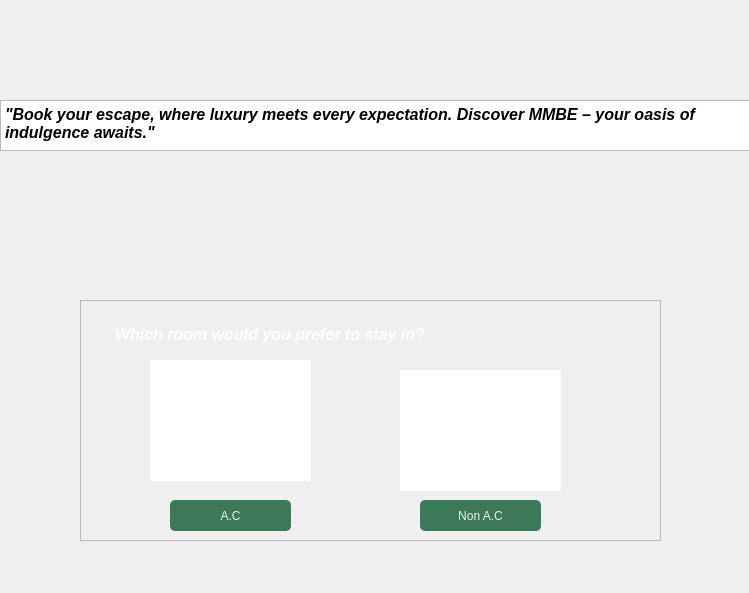
<?xml version="1.0" encoding="UTF-8"?>
<ui version="4.0">
 <class>Dialog</class>
 <widget class="QDialog" name="Dialog">
  <property name="geometry">
   <rect>
    <x>0</x>
    <y>0</y>
    <width>749</width>
    <height>593</height>
   </rect>
  </property>
  <property name="windowTitle">
   <string>Dialog</string>
  </property>
  <widget class="QLabel" name="label">
   <property name="geometry">
    <rect>
     <x>-4</x>
     <y>-8</y>
     <width>761</width>
     <height>601</height>
    </rect>
   </property>
   <property name="text">
    <string/>
   </property>
   <property name="pixmap">
    <pixmap>guest2.png</pixmap>
   </property>
   <property name="scaledContents">
    <bool>true</bool>
   </property>
  </widget>
  <widget class="QFrame" name="frame">
   <property name="geometry">
    <rect>
     <x>80</x>
     <y>300</y>
     <width>581</width>
     <height>241</height>
    </rect>
   </property>
   <property name="frameShape">
    <enum>QFrame::StyledPanel</enum>
   </property>
   <property name="frameShadow">
    <enum>QFrame::Raised</enum>
   </property>
   <widget class="QLabel" name="label_2">
    <property name="geometry">
     <rect>
      <x>70</x>
      <y>60</y>
      <width>161</width>
      <height>121</height>
     </rect>
    </property>
    <property name="styleSheet">
     <string notr="true">background-color:rgb(255, 255, 255);
border: 3px solid white;
</string>
    </property>
    <property name="text">
     <string/>
    </property>
    <property name="pixmap">
     <pixmap>ac.webp</pixmap>
    </property>
    <property name="scaledContents">
     <bool>true</bool>
    </property>
   </widget>
   <widget class="QTextBrowser" name="textBrowser">
    <property name="geometry">
     <rect>
      <x>30</x>
      <y>20</y>
      <width>371</width>
      <height>31</height>
     </rect>
    </property>
    <property name="styleSheet">
     <string notr="true">font-weight: bold;
color:white;
background-color: rgba(255, 255, 255, 0);
border: 1px solid rgba(255, 255, 255, 0);
font: 75 14pt &quot;Script MT Bold&quot;;
font: 75 16pt &quot;Script MT Bold&quot;;

</string>
    </property>
    <property name="html">
     <string>&lt;!DOCTYPE HTML PUBLIC &quot;-//W3C//DTD HTML 4.0//EN&quot; &quot;http://www.w3.org/TR/REC-html40/strict.dtd&quot;&gt;
&lt;html&gt;&lt;head&gt;&lt;meta name=&quot;qrichtext&quot; content=&quot;1&quot; /&gt;&lt;style type=&quot;text/css&quot;&gt;
p, li { white-space: pre-wrap; }
&lt;/style&gt;&lt;/head&gt;&lt;body style=&quot; font-family:'Script MT Bold'; font-size:16pt; font-weight:72; font-style:normal;&quot;&gt;
&lt;p align=&quot;justify&quot; style=&quot; margin-top:0px; margin-bottom:0px; margin-left:0px; margin-right:0px; -qt-block-indent:0; text-indent:0px;&quot;&gt;&lt;span style=&quot; font-family:'MS Shell Dlg 2'; font-size:12pt; font-weight:600; font-style:italic;&quot;&gt;Which room would you prefer to stay in?&lt;/span&gt;&lt;/p&gt;&lt;/body&gt;&lt;/html&gt;</string>
    </property>
   </widget>
   <widget class="QLabel" name="label_3">
    <property name="geometry">
     <rect>
      <x>320</x>
      <y>70</y>
      <width>161</width>
      <height>121</height>
     </rect>
    </property>
    <property name="styleSheet">
     <string notr="true">background-color:rgb(255, 255, 255);
border: 3px solid white;
</string>
    </property>
    <property name="text">
     <string/>
    </property>
    <property name="pixmap">
     <pixmap>non ac.jpeg</pixmap>
    </property>
    <property name="scaledContents">
     <bool>true</bool>
    </property>
   </widget>
   <widget class="QPushButton" name="acButton">
    <property name="geometry">
     <rect>
      <x>90</x>
      <y>200</y>
      <width>121</width>
      <height>31</height>
     </rect>
    </property>
    <property name="styleSheet">
     <string notr="true">border-radius: 5px;
font: 75 12pt &quot;Segoe Print&quot;;
background-color: rgb(60, 121, 89);
color: rgb(240, 240, 240);</string>
    </property>
    <property name="text">
     <string>A.C</string>
    </property>
   </widget>
   <widget class="QPushButton" name="nonacButton">
    <property name="geometry">
     <rect>
      <x>340</x>
      <y>200</y>
      <width>121</width>
      <height>31</height>
     </rect>
    </property>
    <property name="styleSheet">
     <string notr="true">border-radius: 5px;
font: 75 12pt &quot;Segoe Print&quot;;
background-color: rgb(60, 121, 89);
color: rgb(240, 240, 240);</string>
    </property>
    <property name="text">
     <string>Non A.C</string>
    </property>
   </widget>
  </widget>
  <widget class="QTextBrowser" name="textBrowser_2">
   <property name="geometry">
    <rect>
     <x>0</x>
     <y>100</y>
     <width>751</width>
     <height>51</height>
    </rect>
   </property>
   <property name="html">
    <string>&lt;!DOCTYPE HTML PUBLIC &quot;-//W3C//DTD HTML 4.0//EN&quot; &quot;http://www.w3.org/TR/REC-html40/strict.dtd&quot;&gt;
&lt;html&gt;&lt;head&gt;&lt;meta name=&quot;qrichtext&quot; content=&quot;1&quot; /&gt;&lt;style type=&quot;text/css&quot;&gt;
p, li { white-space: pre-wrap; }
&lt;/style&gt;&lt;/head&gt;&lt;body style=&quot; font-family:'MS Shell Dlg 2'; font-size:8.25pt; font-weight:400; font-style:normal;&quot;&gt;
&lt;p style=&quot; margin-top:0px; margin-bottom:0px; margin-left:0px; margin-right:0px; -qt-block-indent:0; text-indent:0px;&quot;&gt;&lt;span style=&quot; font-size:12pt; font-weight:600; font-style:italic;&quot;&gt;&amp;quot;Book your escape, where luxury meets every expectation. Discover MMBE – your oasis of indulgence awaits.&amp;quot;&lt;/span&gt;&lt;/p&gt;&lt;/body&gt;&lt;/html&gt;</string>
   </property>
  </widget>
 </widget>
 <resources/>
 <connections/>
</ui>
